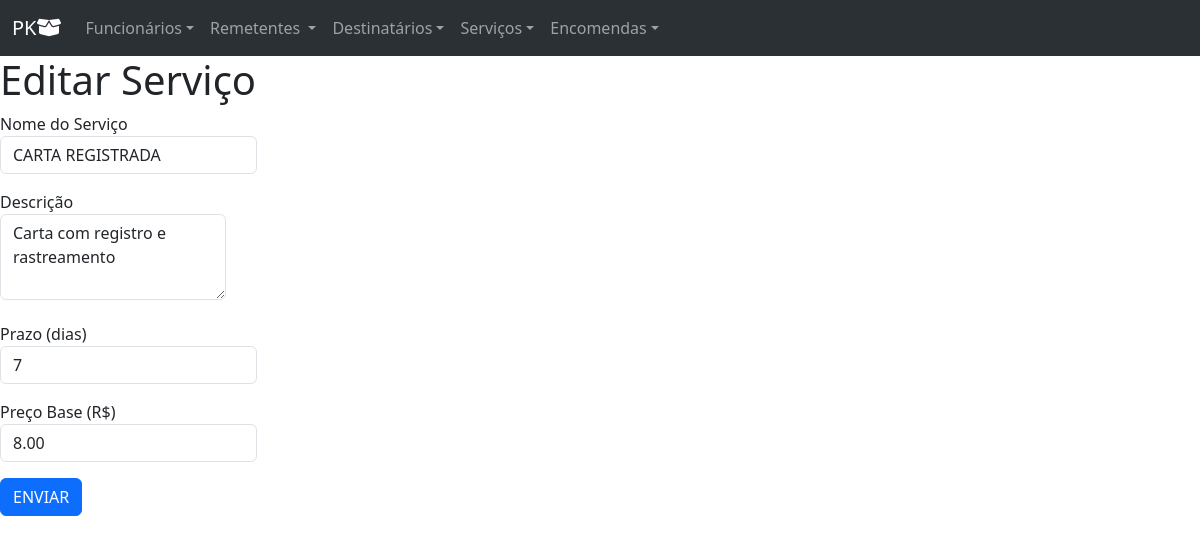
The page /?page=editar-servico&id_tipo_servico=4 on the database its author committed.
### tables this page shows
CREATE TABLE IF NOT EXISTS `tipo_servico` (
  `id_tipo_servico` INT NOT NULL AUTO_INCREMENT,
  `nome_servico` VARCHAR(50) NOT NULL,
  `descricao` VARCHAR(200) NULL,
  `prazo_dias` INT NULL,
  `preco_base` DECIMAL(10,2) NULL,
  PRIMARY KEY (`id_tipo_servico`));

### editar-servico.php (the view, shortened to what this page needs)
<h1>Editar Serviço</h1>
<?php
	$sql = "SELECT * FROM tipo_servico  WHERE id_tipo_servico = ".@$_REQUEST['id_tipo_servico'];
	$res = $conn->query($sql);
	$row = $res->fetch_object();
 ?>
 <form action="?page=salvar-servico" method="POST">
 	<div class="mb-3">
 		<label>Nome do Serviço
 			<input type="text" name="nome_servico" class="form-control" value="<?php print $row->nome_servico; ?>">
 		</label>
 	</div>
 	<div class="mb-3">
 		<label>Descrição
 			<textarea name="descricao" class="form-control" rows="3"><?php print $row->descricao; ?></textarea>
 		</label>
 	</div>
 	<div class="mb-3">
 		<label>Prazo (dias)
 			<input type="number" name="prazo_dias" class="form-control" value="<?php print $row->prazo_dias; ?>">
 		</label>
 	</div>
 	<div class="mb-3">
 		<label>Preço Base (R$)
 			<input type="number" step="0.01" name="preco_base" class="form-control" value="<?php print $row->preco_base; ?>">
 		</label>
 	</div>
 	<div>
		<button type="submit" class="btn btn-primary">ENVIAR</button>
	</div>
 </form>

### rows shown on the page
tipo_servico: nome_servico "CARTA REGISTRADA", descricao "Carta com registro e rastreamento", prazo_dias "7", preco_base "8.00"
